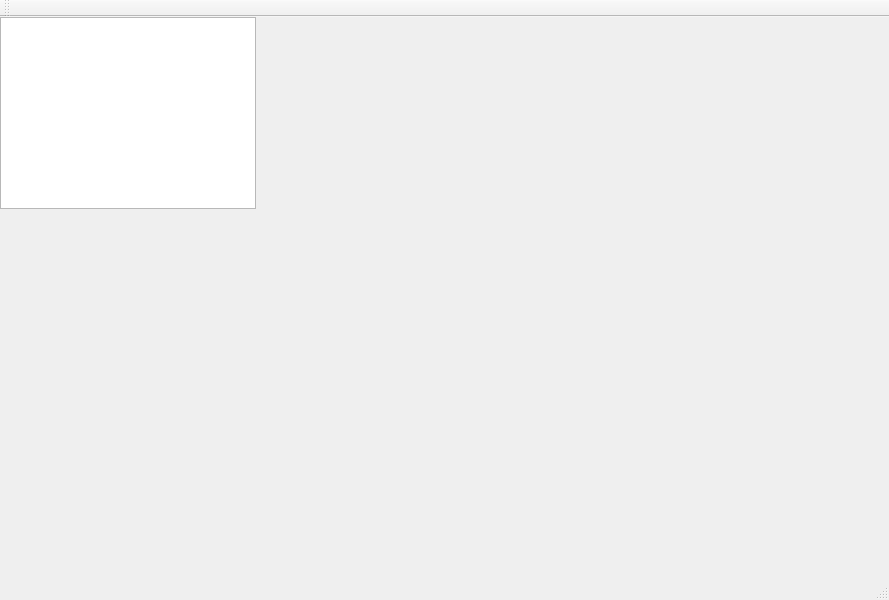
<?xml version="1.0" encoding="UTF-8"?>
<ui version="4.0">
 <class>DisplayImages</class>
 <widget class="QMainWindow" name="DisplayImages">
  <property name="geometry">
   <rect>
    <x>0</x>
    <y>0</y>
    <width>889</width>
    <height>600</height>
   </rect>
  </property>
  <property name="windowTitle">
   <string>DisplayImages</string>
  </property>
  <widget class="QWidget" name="centralWidget">
   <widget class="QGraphicsView" name="graphicsView">
    <property name="geometry">
     <rect>
      <x>0</x>
      <y>0</y>
      <width>256</width>
      <height>192</height>
     </rect>
    </property>
   </widget>
   <widget class="QWidget" name="widget" native="true">
    <property name="geometry">
     <rect>
      <x>120</x>
      <y>240</y>
      <width>251</width>
      <height>221</height>
     </rect>
    </property>
   </widget>
  </widget>
  <widget class="QMenuBar" name="menuBar">
   <property name="geometry">
    <rect>
     <x>0</x>
     <y>0</y>
     <width>889</width>
     <height>30</height>
    </rect>
   </property>
  </widget>
  <widget class="QToolBar" name="mainToolBar">
   <attribute name="toolBarArea">
    <enum>TopToolBarArea</enum>
   </attribute>
   <attribute name="toolBarBreak">
    <bool>false</bool>
   </attribute>
  </widget>
  <widget class="QStatusBar" name="statusBar"/>
 </widget>
 <layoutdefault spacing="6" margin="11"/>
 <resources/>
 <connections/>
</ui>
